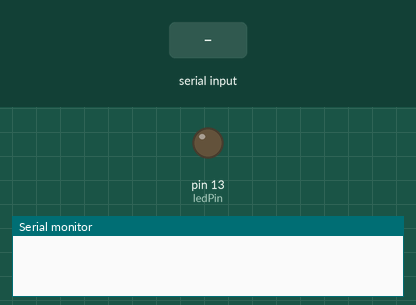
Bench run of a sketch on a simulated Arduino Uno, built with avr-gcc and run on an emulated ATmega328P. Shown: output pins drawn as LEDs (lit = HIGH), the last lines printed to the serial monitor. Inputs (shaded band) come from the test bench.

Above: at 1.2 s.
1.3 s: "1" received over Serial
At 2.2 s:
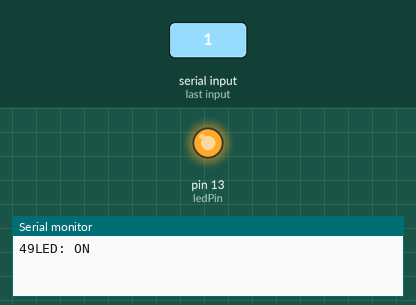
2.8 s: "0" received over Serial
At 3.3 s:
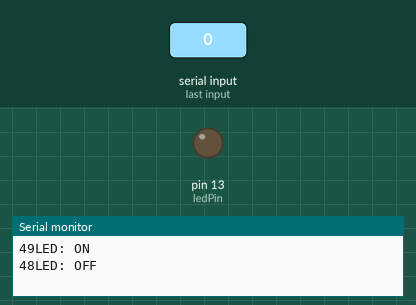
Timing chart, 0 to 5.8 s (numbered marks = the images above; inputs shaded):
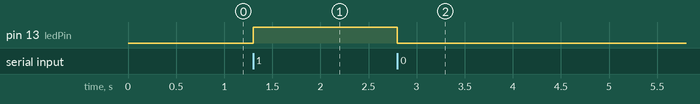

The sketch:

BT_controlled_mobile.ino
```cpp
#define ledPin 13
int state = 0;
void setup() {
  pinMode(ledPin, OUTPUT);
  digitalWrite(ledPin, LOW);
  Serial.begin(9600); // Default communication rate of the Bluetooth module
}
void loop() {
  if(Serial.available() > 0){ // Checks whether data is comming from the serial port
    state = Serial.read(); // Reads the data from the serial port
    Serial.print(state);
 }
 if (state == '0') {
  digitalWrite(ledPin, LOW); // Turn LED OFF
  Serial.println("LED: OFF"); // Send back, to the phone, the String "LED: ON"
  state = 0;
 }
 else if (state == '1') {
  digitalWrite(ledPin, HIGH);
  Serial.println("LED: ON");;
  state = 0;
 }
}
```

Measured:
- after the input at 1.3 s, pin 13 (ledPin): LOW → HIGH at once
- after the input at 2.8 s, pin 13 (ledPin): HIGH → LOW at once
